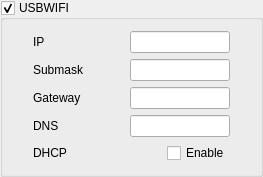
                <widget class="QGroupBox" name="Network_USBWIFI">
                 <property name="font">
                  <font>
                   <weight>50</weight>
                   <bold>false</bold>
                  </font>
                 </property>
                 <property name="title">
                  <string>USBWIFI</string>
                 </property>
                 <property name="flat">
                  <bool>true</bool>
                 </property>
                 <property name="checkable">
                  <bool>true</bool>
                 </property>
                 <layout class="QVBoxLayout" name="verticalLayout_26">
                  <property name="leftMargin">
                   <number>30</number>
                  </property>
                  <property name="rightMargin">
                   <number>30</number>
                  </property>
                  <item>
                   <layout class="QHBoxLayout" name="horizontalLayout_52">
                    <item>
                     <widget class="QLabel" name="label_8">
                      <property name="text">
                       <string>IP     </string>
                      </property>
                     </widget>
                    </item>
                    <item>
                     <spacer name="horizontalSpacer_20">
                      <property name="orientation">
                       <enum>Qt::Horizontal</enum>
                      </property>
                      <property name="sizeHint" stdset="0">
                       <size>
                        <width>40</width>
                        <height>20</height>
                       </size>
                      </property>
                     </spacer>
                    </item>
                    <item>
                     <widget class="QLineEdit" name="Network_USBWIFI_IP_String_Text">
                      <property name="minimumSize">
                       <size>
                        <width>100</width>
                        <height>0</height>
                       </size>
                      </property>
                      <property name="maximumSize">
                       <size>
                        <width>100</width>
                        <height>16777215</height>
                       </size>
                      </property>
                     </widget>
                    </item>
                   </layout>
                  </item>
                  <item>
                   <layout class="QHBoxLayout" name="horizontalLayout_51">
                    <item>
                     <widget class="QLabel" name="label_18">
                      <property name="text">
                       <string>Submask</string>
                      </property>
                     </widget>
                    </item>
                    <item>
                     <spacer name="horizontalSpacer_21">
                      <property name="orientation">
                       <enum>Qt::Horizontal</enum>
                      </property>
                      <property name="sizeHint" stdset="0">
                       <size>
                        <width>40</width>
                        <height>20</height>
                       </size>
                      </property>
                     </spacer>
                    </item>
                    <item>
                     <widget class="QLineEdit" name="Network_USBWIFI_Submask_String_Text">
                      <property name="minimumSize">
                       <size>
                        <width>100</width>
                        <height>0</height>
                       </size>
                      </property>
                      <property name="maximumSize">
                       <size>
                        <width>100</width>
                        <height>16777215</height>
                       </size>
                      </property>
                     </widget>
                    </item>
                   </layout>
                  </item>
                  <item>
                   <layout class="QHBoxLayout" name="horizontalLayout_50">
                    <item>
                     <widget class="QLabel" name="label_19">
                      <property name="text">
                       <string>Gateway</string>
                      </property>
                     </widget>
                    </item>
                    <item>
                     <spacer name="horizontalSpacer_30">
                      <property name="orientation">
                       <enum>Qt::Horizontal</enum>
                      </property>
                      <property name="sizeHint" stdset="0">
                       <size>
                        <width>40</width>
                        <height>20</height>
                       </size>
                      </property>
                     </spacer>
                    </item>
                    <item>
                     <widget class="QLineEdit" name="Network_USBWIFI_Gateway_String_Text">
                      <property name="minimumSize">
                       <size>
                        <width>100</width>
                        <height>0</height>
                       </size>
                      </property>
                      <property name="maximumSize">
                       <size>
                        <width>100</width>
                        <height>16777215</height>
                       </size>
                      </property>
                     </widget>
                    </item>
                   </layout>
                  </item>
                  <item>
                   <layout class="QHBoxLayout" name="horizontalLayout_49">
                    <item>
                     <widget class="QLabel" name="label_20">
                      <property name="text">
                       <string>DNS    </string>
                      </property>
                     </widget>
                    </item>
                    <item>
                     <spacer name="horizontalSpacer_33">
                      <property name="orientation">
                       <enum>Qt::Horizontal</enum>
                      </property>
                      <property name="sizeHint" stdset="0">
                       <size>
                        <width>40</width>
                        <height>20</height>
                       </size>
                      </property>
                     </spacer>
                    </item>
                    <item>
                     <widget class="QLineEdit" name="Network_USBWIFI_DNS_String_Text">
                      <property name="minimumSize">
                       <size>
                        <width>100</width>
                        <height>0</height>
                       </size>
                      </property>
                      <property name="maximumSize">
                       <size>
                        <width>100</width>
                        <height>16777215</height>
                       </size>
                      </property>
                     </widget>
                    </item>
                   </layout>
                  </item>
                  <item>
                   <layout class="QHBoxLayout" name="horizontalLayout_17">
                    <item>
                     <widget class="QLabel" name="label_27">
                      <property name="text">
                       <string>DHCP   </string>
                      </property>
                     </widget>
                    </item>
                    <item>
                     <spacer name="horizontalSpacer_34">
                      <property name="orientation">
                       <enum>Qt::Horizontal</enum>
                      </property>
                      <property name="sizeHint" stdset="0">
                       <size>
                        <width>40</width>
                        <height>20</height>
                       </size>
                      </property>
                     </spacer>
                    </item>
                    <item>
                     <widget class="QCheckBox" name="Network_USBWIFI_DHCP_Bool_IsChecked">
                      <property name="minimumSize">
                       <size>
                        <width>0</width>
                        <height>0</height>
                       </size>
                      </property>
                      <property name="text">
                       <string>Enable</string>
                      </property>
                     </widget>
                    </item>
                   </layout>
                  </item>
                 </layout>
                </widget>
